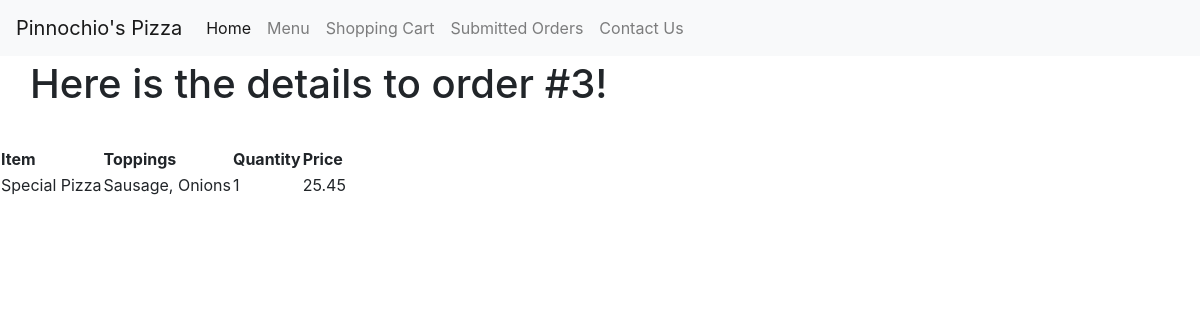
Screenshot of /orders/3 with the database file from the repository.
### orders/models.py (models this page shows, shortened)
class OrderDetail(models.Model):
    order = models.ForeignKey(Order, on_delete=models.CASCADE, related_name="Order")
    food = models.ForeignKey(Food, on_delete=models.CASCADE, related_name="Food", default = 0)
    quantity = models.PositiveIntegerField(default = 1)
    topping = models.ManyToManyField(Topping, blank = True, related_name="Topping")

class Food(models.Model):
    item = models.ForeignKey(Item, on_delete=models.CASCADE, related_name="FoodItem")
    price = models.DecimalField(max_digits = 10, decimal_places=2,validators=[MinValueValidator(0)])
    size = models.ForeignKey(Size, on_delete=models.CASCADE, related_name="Size")
    options = (('true', 'Yes'), ('false', 'No'))
    hasToppings = models.CharField(max_length = 5, choices = options, default = 'false')
    numToppings = models.PositiveIntegerField(default = 0, help_text = "0 for cheese pizza")
    name = models.CharField(max_length = 64, default = "None", help_text = "Do not include size in name")

class Topping(models.Model):
    name = models.CharField(max_length = 64)
    def __str__(self):
        return f"{self.name}"

### orders/views.py (the view)
# urls.py: path("orders/<int:order_id>", views.order_details, name="order_details"),
def order_details(request, order_id):
    context = {
        "page_text": "Here is the details to order #" + str(order_id) + "!",
        "order_details": OrderDetail.objects.filter(order_id__exact = order_id)
    }
    return render(request, "orders/order_details.html", context)

### orders/templates/orders/order_details.html (shortened to what this page needs)
{% extends "orders/base.html" %}
{% block body %}
  <h1 class= "main">
    {{ page_text }}
  </h1>
  <table>
    <tr>
      <th>Item</th>
      <th>Toppings</th>
      <th>Quantity</th>
      <th>Price</th>
    </tr>
  {% for order_detail in order_details %}
  <tr>
      <td>{{order_detail.food.name}}</td>
      <td>{{ order_detail.topping.all|join:", "|default:"None" }} </td>
      <td>{{order_detail.quantity}}</td>
      <td>{{order_detail.food.price}}</td>
  </tr>
  {% endfor %}
</table>
{% endblock %}

### orders/templates/orders/base.html (style rules this page uses)
.main { padding: 30px; margin-top: 30px; }

### rows the page displays
OrderDetail: food.name "Special Pizza", topping.all "Sausage, Onions", quantity "1", food.price "25.45"

### other values shown
{{ page_text }} "Here is the details to order #3!"
